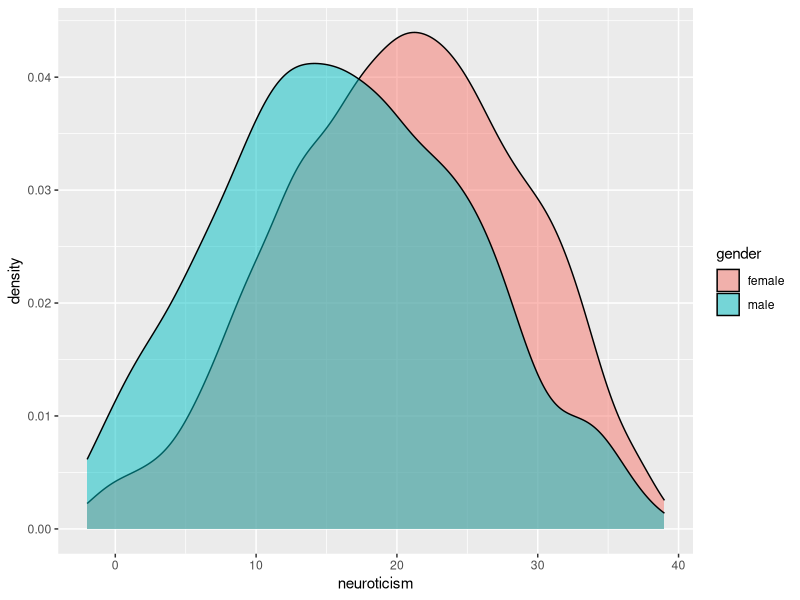
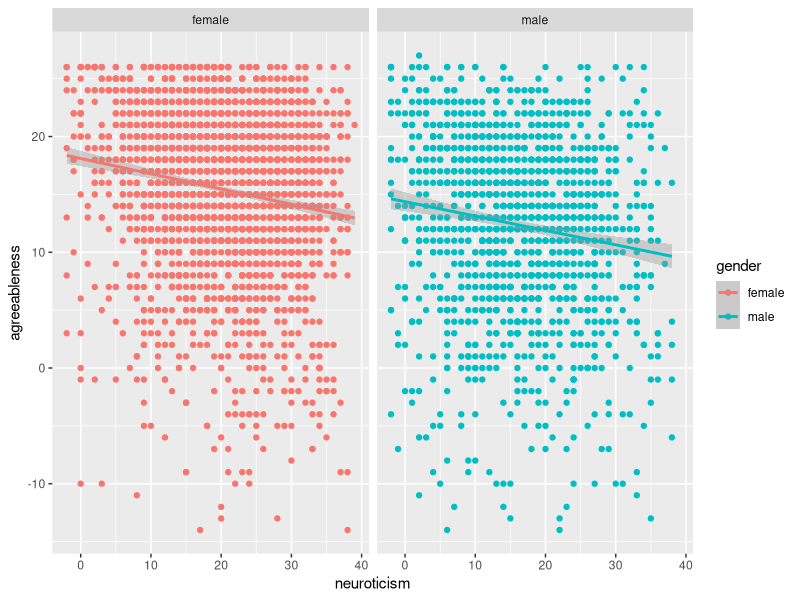

These figures' R source, in order:
library('tidyverse')

dat <- read_tsv('../data/duckworth-grit-scale-data/data.csv')

var.names = names(dat)
var.char = gsub("[[:digit:]]","",var.names)
var.num = as.numeric(gsub("[a-zA-Z]","",var.names))

scales = c('extroversion' = 'E',
          'neuroticism' = 'N',
          'agreeableness' = 'A',
          'conscientiousness' = 'C',
          'openness' = 'O',
          'grit' = 'GS',
          'vocabulary' = 'VCL')

scoring = list(
  'extroversion' = rep(c(1, -1), 5),
  'neuroticism' = c(1, -1, 1, -1, 1, 1, 1, 1, 1, 1),
  'agreeableness' = c(-1, 1, -1, 1, -1, 1, -1, 1, 1, 1),
  'conscientiousness' = c(1, -1, 1, -1, 1, -1, 1, -1, 1, 1),
  'openness' = c(1, -1, 1, -1, 1, -1, 1, 1, 1, 1),
  'grit' = c(1, -1, -1, 1, -1, 1, -1, -1, 1, 1, -1, 1),
  'vocabulary' = c(1, 1, 1, 1, 1, -4, 1, 1, -4, 1, 1, -4, 1, 1, 1, 1)
)

for(scale in names(scales)){
  idx = which(var.char==scales[scale])
  print(c(length(idx), length(scoring[[scale]])))
  dat[[scale]] = rowSums(as.matrix(dat[,idx])*rep(scoring[[scale]], each=nrow(dat)))
}

dat <- dat %>% 
  select(country, surveyelapse, education, urban, gender, engnat, age, hand, religion, orientation, race, voted, married, familysize,
         operatingsystem, browser, screenw, screenh, introelapse, testelapse, extroversion, neuroticism, agreeableness, conscientiousness, openness, grit, vocabulary)

dat <- dat %>% mutate(gender = case_when(
  gender == 1 ~ 'male',
  gender == 2 ~ 'female',
  gender == 3 ~ 'other')) %>% 
  mutate(hand = case_when(
    hand == 1 ~ 'right',
    hand == 2 ~ 'left',
    hand == 3 ~ 'both')) %>% 
  mutate(race = case_when(
    race == 1 ~ 'asian',
    race == 2 ~ 'arab',
    race == 3 ~ 'black',
    race == 4 ~ 'white or indigenous',
    race == 5 ~ 'other')) %>% 
  mutate(voted = case_when(
    voted == 1 ~ 'yes',
    voted == 2 ~ 'no')) %>% 
  mutate(married = case_when(
    married == 1 ~ 'never',
    married == 2 ~ 'currently',
    married == 3 ~ 'previously'))

dat %>% write_csv('../data/duckworth-grit-scale-data/data-coded.csv')

dat %>% count(gender)

dat %>% 
  filter(gender %in% c('male', 'female')) %>% 
  ggplot(aes(x=neuroticism, fill=gender))+
  geom_density(alpha=0.5)

dat %>% 
  filter(gender %in% c('male', 'female')) %>% 
  ggplot(aes(x=neuroticism, y = agreeableness, color=gender))+
  facet_grid(~gender)+
  geom_point()+
  geom_smooth(method='lm')
